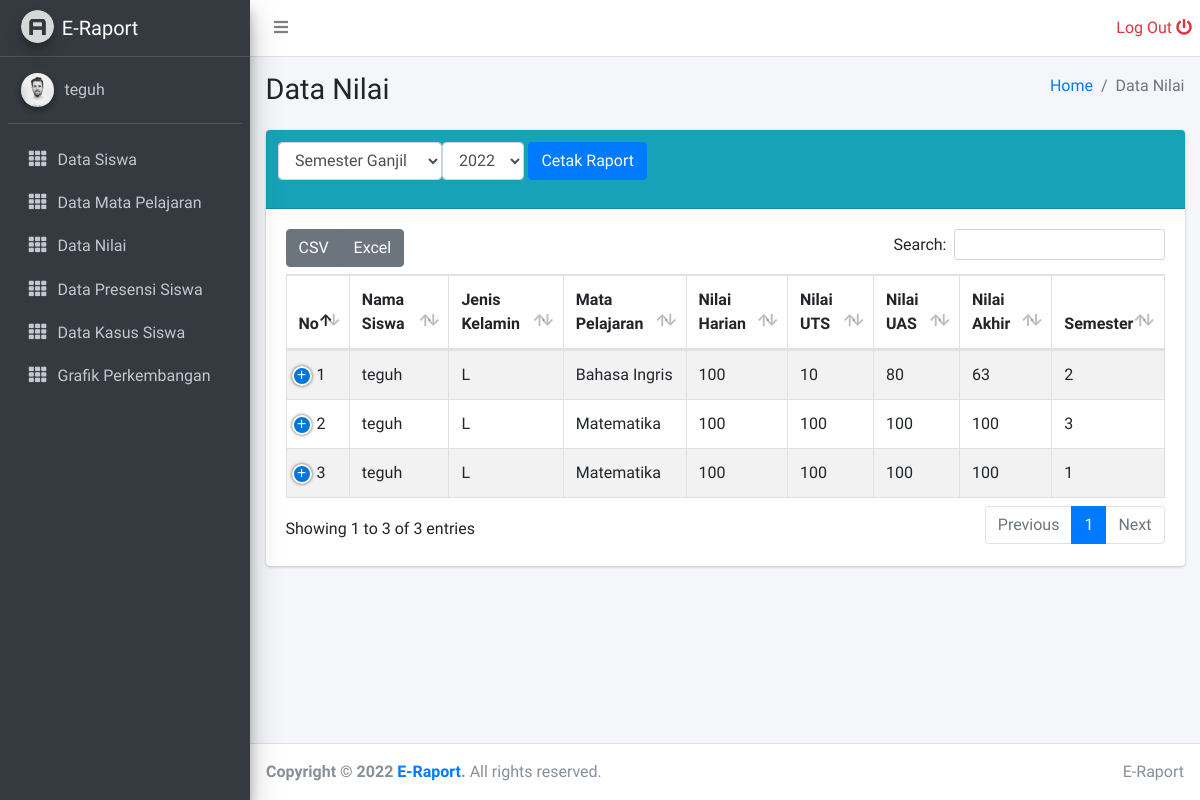
/siswa/data_nilai.php (signed in), run on an earlier commit of the app's database.
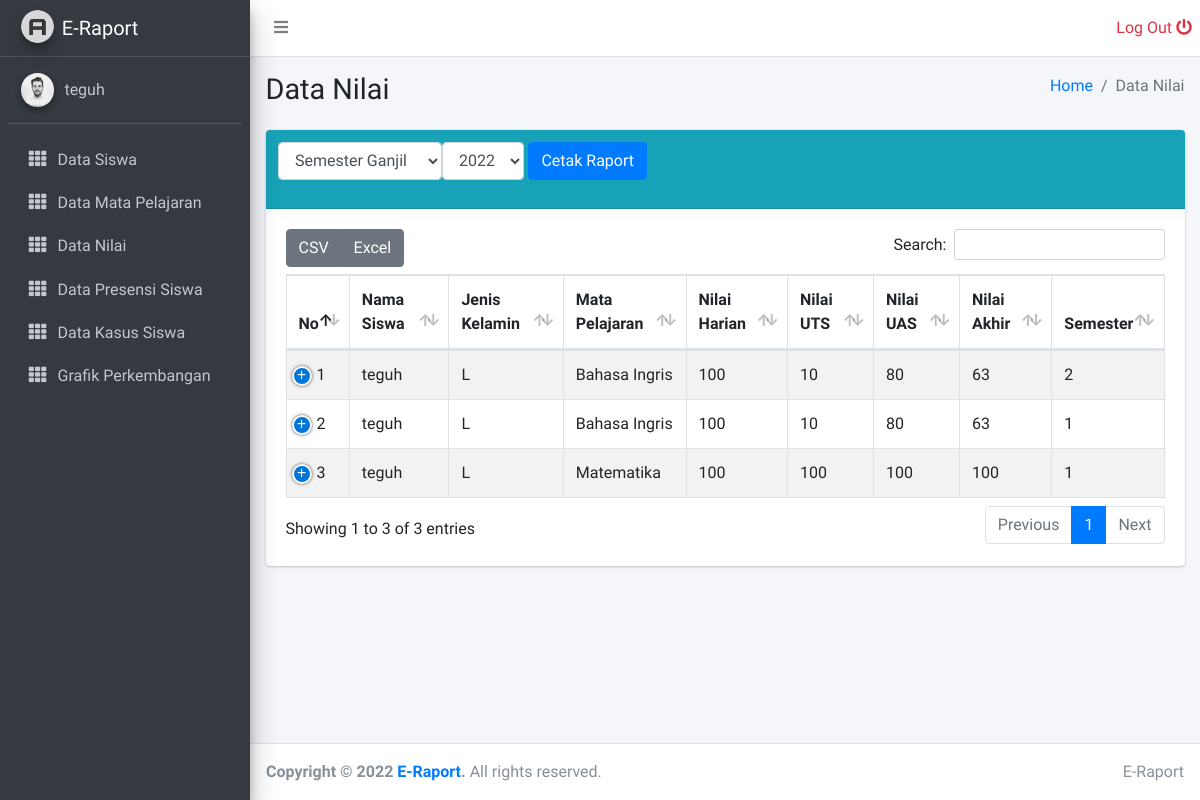
And on a later commit of the database.
### tables this page shows
CREATE TABLE `nilai_siswa` (
  `id_nilai` int(11) NOT NULL,
  `id_siswa` int(11) NOT NULL,
  `id_pelajaran` int(11) NOT NULL,
  `nilai_harian` int(11) NOT NULL,
  `nilai_uts` int(11) NOT NULL,
  `nilai_uas` int(11) NOT NULL,
  `semester` int(11) NOT NULL,
  `tahun` int(11) NOT NULL
);

CREATE TABLE `mata_pelajaran` (
  `id_pelajaran` int(11) NOT NULL,
  `nama_mata_pelajaran` varchar(30) NOT NULL,
  `id_guru` int(11) NOT NULL
);

CREATE TABLE `data_siswa` (
  `id_siswa` int(11) NOT NULL,
  `nama_siswa` varchar(40) NOT NULL,
  `alamat` text NOT NULL,
  `kelas` varchar(10) NOT NULL,
  `password` varchar(30) DEFAULT NULL,
  `nis` varchar(30) DEFAULT NULL,
  `jen_kel` varchar(30) DEFAULT NULL
);

### siswa/data_nilai.php (the view, shortened to what this page needs)
<?php
include '../layouts/sidebar.php';
?>
  <div class="content-wrapper">
    <div class="content-header">
      <div class="container-fluid">
        <div class="row mb-2">
          <div class="col-sm-6">
            <h1 class="m-0">Data Nilai</h1>
          </div>
          <div class="col-sm-6">
            <ol class="breadcrumb float-sm-right">
              <li class="breadcrumb-item"><a href="#">Home</a></li>
              <li class="breadcrumb-item active">Data Nilai</li>
            </ol>
          </div>
        </div>
      </div>
    </div>
    <div class="content">
      <div class="container-fluid">
        <div class="row">
          <div class="col-12">
          <div class="card card-info">
              <div class="card-header">
                <h1 class="card-title">
                  <form action="cetak_raport.php" method="POST">
                    <div class="row">
                  <div class="form-group">
                  <select name="semester"class="form-control">
                    <option value="1">Semester Ganjil</option>
                  </select>
                  </div>
                  <div class="form-group">
                  <select name="tahun"class="form-control">
                    <?php
                    include '../config/koneksi.php';
                    $query = "SELECT * FROM nilai_siswa GROUP BY tahun";
                    $result = mysqli_query($koneksi, $query);
                    while($row = mysqli_fetch_assoc($result))
                    {
                    ?>
                    <option value="<?php echo $row['tahun'] ?>"><?php echo $row['tahun'] ?></option>
                    <?php } ?>
                  </select>
                  </div>
                  <div class="form-group">
                  &nbsp;<input type="submit" value="Cetak Raport" class="btn btn-md btn-primary">
                  </div>
                  </div>
                </form>
                </h1>
              </div>
              <div class="card-body">
                <table id="example1" class="table table-bordered table-striped">
                  <thead>
                  <tr>
                    <th>No</th>
                    <th>Nama Siswa</th>
                    <th>Jenis Kelamin</th>
                    <th>Mata Pelajaran</th>
                    <th>Nilai Harian</th>
                    <th>Nilai UTS</th>
                    <th>Nilai UAS</th>
                    <th>Nilai Akhir</th>
                    <th>Semester</th>
                  </tr>
                  </thead>
                  <tbody>
                  <?php
                    include '../config/koneksi.php';
                    $query = "SELECT * FROM nilai_siswa
                    INNER JOIN data_siswa ON nilai_siswa.id_siswa  = data_siswa.id_siswa
                    INNER JOIN mata_pelajaran ON nilai_siswa.id_pelajaran  = mata_pelajaran.id_pelajaran
                    WHERE nilai_siswa.id_siswa = '$_SESSION[id_user]'";
                    $result = mysqli_query($koneksi, $query);
                    $no = 1;
                    while($row = mysqli_fetch_assoc($result))
                    {
                    ?>
                  <tr>
                    <td><?php echo $no; ?></td>
                    <td><?php echo $row['nama_siswa']; ?></td>
                    <td><?php echo $row['jen_kel']; ?></td>
                    <td><?php echo $row['nama_mata_pelajaran']; ?></td>
                    <td><?php echo $row['nilai_harian']; ?></td>
                    <td><?php echo $row['nilai_uts']; ?></td>
                    <td><?php echo $row['nilai_uas']; ?></td>
                    <td><?php echo round(($row['nilai_harian']+$row['nilai_uts']+$row['nilai_uas'])/3,0); ?></td>
                    <td><?php echo $row['semester']; ?></td>
                  </tr>
                  <?php
                        $no++;
                    }
                  ?>
                  </tbody>
                </table>
              </div>
            </div>
          </div>
        </div>
      </div>
    </div>
  </div>
  <?php
    include '../layouts/footer.php';
  ?>

What changed in the data, as far as the page shows it:
changed nilai_siswa (number 2 of 3 on the later page): id_pelajaran.nama_mata_pelajaran "Matematika" → "Bahasa Ingris"; nilai_uts "100" → "10"; nilai_uas "100" → "80"; ($row['nilai_harian']+$row['nilai_uts']+$row['nilai_uas'])/3 "100" → "63"; semester "3" → "1"
